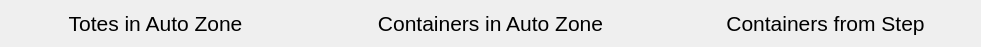
  <widget class="QWidget" name="horizontalLayoutWidget_2">
   <property name="geometry">
    <rect>
     <x>10</x>
     <y>40</y>
     <width>981</width>
     <height>31</height>
    </rect>
   </property>
   <layout class="QHBoxLayout" name="horizontalLayout_2">
    <item>
     <widget class="QLabel" name="label_4">
      <property name="font">
       <font>
        <pointsize>16</pointsize>
       </font>
      </property>
      <property name="text">
       <string>Totes in Auto Zone</string>
      </property>
      <property name="alignment">
       <set>Qt::AlignCenter</set>
      </property>
     </widget>
    </item>
    <item>
     <spacer name="horizontalSpacer_9">
      <property name="orientation">
       <enum>Qt::Horizontal</enum>
      </property>
      <property name="sizeType">
       <enum>QSizePolicy::Maximum</enum>
      </property>
      <property name="sizeHint" stdset="0">
       <size>
        <width>40</width>
        <height>20</height>
       </size>
      </property>
     </spacer>
    </item>
    <item>
     <widget class="QLabel" name="label_3">
      <property name="font">
       <font>
        <pointsize>16</pointsize>
       </font>
      </property>
      <property name="text">
       <string>Containers in Auto Zone</string>
      </property>
      <property name="alignment">
       <set>Qt::AlignCenter</set>
      </property>
     </widget>
    </item>
    <item>
     <spacer name="horizontalSpacer_10">
      <property name="orientation">
       <enum>Qt::Horizontal</enum>
      </property>
      <property name="sizeType">
       <enum>QSizePolicy::Maximum</enum>
      </property>
      <property name="sizeHint" stdset="0">
       <size>
        <width>40</width>
        <height>20</height>
       </size>
      </property>
     </spacer>
    </item>
    <item>
     <widget class="QLabel" name="label_2">
      <property name="font">
       <font>
        <pointsize>16</pointsize>
       </font>
      </property>
      <property name="text">
       <string>Containers from Step</string>
      </property>
      <property name="alignment">
       <set>Qt::AlignCenter</set>
      </property>
     </widget>
    </item>
   </layout>
  </widget>
